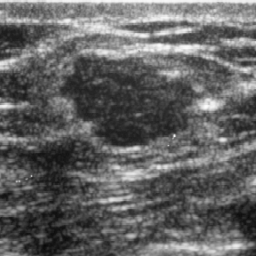
#> input picture images/mama07ORI.bmp, 256 x 256 px
$ python examples.py
#> lines starting #> are read from the running program, lines starting #| are printed output that depends on the picture; after the words box and inside, x2 and y2 are one past the last pixel; in counts of white or black regions, pixels touching at a corner belong together
### morphsnakes.py
# -*- coding: utf-8 -*-

"""
====================
Morphological Snakes
====================

*Morphological Snakes* [1]_ are a family of methods for image segmentation.
Their behavior is similar to that of active contours (for example, *Geodesic
Active Contours* [2]_ or *Active Contours without Edges* [3]_). However,
*Morphological Snakes* use morphological operators (such as dilation or
erosion) over a binary array instead of solving PDEs over a floating point
array, which is the standard approach for active contours. This makes
*Morphological Snakes* faster and numerically more stable than their
traditional counterpart.

There are two *Morphological Snakes* methods available in this implementation:
*Morphological Geodesic Active Contours* (**MorphGAC**, implemented in the
function ``morphological_geodesic_active_contour``) and *Morphological Active
Contours without Edges* (**MorphACWE**, implemented in the function
``morphological_chan_vese``).

**MorphGAC** is suitable for images with visible contours, even when these
contours might be noisy, cluttered, or partially unclear. It requires, however,
that the image is preprocessed to highlight the contours. This can be done
using the function ``inverse_gaussian_gradient``, although the user might want
to define their own version. The quality of the **MorphGAC** segmentation
depends greatly on this preprocessing step.

On the contrary, **MorphACWE** works well when the pixel values of the inside
and the outside regions of the object to segment have different averages.
Unlike **MorphGAC**, **MorphACWE** does not require that the contours of the
object are well defined, and it works over the original image without any
preceding processing. This makes **MorphACWE** easier to use and tune than
**MorphGAC**.

References
----------

.. [1] A Morphological Approach to Curvature-based Evolution of Curves and
       Surfaces, Pablo Márquez-Neila, Luis Baumela and Luis Álvarez. In IEEE
       Transactions on Pattern Analysis and Machine Intelligence (PAMI),
       2014, DOI 10.1109/TPAMI.2013.106
.. [2] Geodesic Active Contours, Vicent Caselles, Ron Kimmel and Guillermo
       Sapiro. In International Journal of Computer Vision (IJCV), 1997,
       DOI:10.1023/A:1007979827043
.. [3] Active Contours without Edges, Tony Chan and Luminita Vese. In IEEE
       Transactions on Image Processing, 2001, DOI:10.1109/83.902291

"""
__author__ = "P. Márquez Neila <p.mneila@upm.es>"


from itertools import cycle

import numpy as np
from scipy import ndimage as ndi

__all__ = [
    'morphological_chan_vese',
    'morphological_geodesic_active_contour',
    'inverse_gaussian_gradient',
    'circle_level_set',
    'checkerboard_level_set'
]

__version__ = (2, 1, 1)


class _fcycle(object):

    def __init__(self, iterable):
        """Call functions from the iterable each time it is called."""
        self.funcs = cycle(iterable)

    def __call__(self, *args, **kwargs):
        f = next(self.funcs)
        return f(*args, **kwargs)


# SI and IS operators for 2D and 3D.
_P2 = [np.eye(3),
       np.array([[0, 1, 0]] * 3),
       np.flipud(np.eye(3)),
       np.rot90([[0, 1, 0]] * 3)]
_P3 = [np.zeros((3, 3, 3)) for i in range(9)]

_P3[0][:, :, 1] = 1
_P3[1][:, 1, :] = 1
_P3[2][1, :, :] = 1
_P3[3][:, [0, 1, 2], [0, 1, 2]] = 1
_P3[4][:, [0, 1, 2], [2, 1, 0]] = 1
_P3[5][[0, 1, 2], :, [0, 1, 2]] = 1
_P3[6][[0, 1, 2], :, [2, 1, 0]] = 1
_P3[7][[0, 1, 2], [0, 1, 2], :] = 1
_P3[8][[0, 1, 2], [2, 1, 0], :] = 1


def sup_inf(u):
    """SI operator."""

    if np.ndim(u) == 2:
        P = _P2
    elif np.ndim(u) == 3:
        P = _P3
    else:
        raise ValueError("u has an invalid number of dimensions "
                         "(should be 2 or 3)")

    erosions = []
    for P_i in P:
        erosions.append(ndi.binary_erosion(u, P_i))

    return np.array(erosions, dtype=np.int8).max(0)


def inf_sup(u):
    """IS operator."""

    if np.ndim(u) == 2:
        P = _P2
    elif np.ndim(u) == 3:
        P = _P3
    else:
        raise ValueError("u has an invalid number of dimensions "
                         "(should be 2 or 3)")

    dilations = []
    for P_i in P:
        dilations.append(ndi.binary_dilation(u, P_i))

    return np.array(dilations, dtype=np.int8).min(0)


_curvop = _fcycle([lambda u: sup_inf(inf_sup(u)),   # SIoIS
                   lambda u: inf_sup(sup_inf(u))])  # ISoSI


def _check_input(image, init_level_set):
    """Check that shapes of `image` and `init_level_set` match."""
    if image.ndim not in [2, 3]:
        raise ValueError("`image` must be a 2 or 3-dimensional array.")

    if len(image.shape) != len(init_level_set.shape):
        raise ValueError("The dimensions of the initial level set do not "
                         "match the dimensions of the image.")


def _init_level_set(init_level_set, image_shape):
    """Auxiliary function for initializing level sets with a string.

    If `init_level_set` is not a string, it is returned as is.
    """
    if isinstance(init_level_set, str):
        if init_level_set == 'checkerboard':
            res = checkerboard_level_set(image_shape)
        elif init_level_set == 'circle':
            res = circle_level_set(image_shape)
        elif init_level_set == 'ellipsoid':
            res = ellipsoid_level_set(image_shape)
        else:
            raise ValueError("`init_level_set` not in "
                             "['checkerboard', 'circle', 'ellipsoid']")
    else:
        res = init_level_set
    return res


def circle_level_set(image_shape, center=None, radius=None):
    """Create a circle level set with binary values.

    Parameters
    ----------
    image_shape : tuple of positive integers
        Shape of the image
    center : tuple of positive integers, optional
        Coordinates of the center of the circle given in (row, column). If not
        given, it defaults to the center of the image.
    radius : float, optional
        Radius of the circle. If not given, it is set to the 75% of the
        smallest image dimension.

    Returns
    -------
    out : array with shape `image_shape`
        Binary level set of the circle with the given `radius` and `center`.

    See also
    --------
    ellipsoid_level_set
    checkerboard_level_set
    """

    if center is None:
        center = tuple(i // 2 for i in image_shape)

    if radius is None:
        radius = min(image_shape) * 3.0 / 8.0

    grid = np.mgrid[[slice(i) for i in image_shape]]
    grid = (grid.T - center).T
    phi = radius - np.sqrt(np.sum((grid)**2, 0))
    res = np.int8(phi > 0)
    return res


# [85 lines left out: functions ellipsoid_level_set, checkerboard_level_set, not called in this run]


def inverse_gaussian_gradient(image, alpha=100.0, sigma=5.0):
    """Inverse of gradient magnitude.

    Compute the magnitude of the gradients in the image and then inverts the
    result in the range [0, 1]. Flat areas are assigned values close to 1,
    while areas close to borders are assigned values close to 0.

    This function or a similar one defined by the user should be applied over
    the image as a preprocessing step before calling
    `morphological_geodesic_active_contour`.

    Parameters
    ----------
    image : (M, N) or (L, M, N) array
        Grayscale image or volume.
    alpha : float, optional
        Controls the steepness of the inversion. A larger value will make the
        transition between the flat areas and border areas steeper in the
        resulting array.
    sigma : float, optional
        Standard deviation of the Gaussian filter applied over the image.

    Returns
    -------
    gimage : (M, N) or (L, M, N) array
        Preprocessed image (or volume) suitable for
        `morphological_geodesic_active_contour`.
    """
    gradnorm = ndi.gaussian_gradient_magnitude(image, sigma, mode='nearest')
    return 1.0 / np.sqrt(1.0 + alpha * gradnorm)


# [102 lines left out: function morphological_chan_vese, not called in this run]


def morphological_geodesic_active_contour(gimage, iterations,
                                          init_level_set='circle', smoothing=1,
                                          threshold='auto', balloon=0,
                                          iter_callback=lambda x: None):
    """Morphological Geodesic Active Contours (MorphGAC).

    Geodesic active contours implemented with morphological operators. It can
    be used to segment objects with visible but noisy, cluttered, broken
    borders.

    Parameters
    ----------
    gimage : (M, N) or (L, M, N) array
        Preprocessed image or volume to be segmented. This is very rarely the
        original image. Instead, this is usually a preprocessed version of the
        original image that enhances and highlights the borders (or other
        structures) of the object to segment.
        `morphological_geodesic_active_contour` will try to stop the contour
        evolution in areas where `gimage` is small. See
        `morphsnakes.inverse_gaussian_gradient` as an example function to
        perform this preprocessing. Note that the quality of
        `morphological_geodesic_active_contour` might greatly depend on this
        preprocessing.
    iterations : uint
        Number of iterations to run.
    init_level_set : str, (M, N) array, or (L, M, N) array
        Initial level set. If an array is given, it will be binarized and used
        as the initial level set. If a string is given, it defines the method
        to generate a reasonable initial level set with the shape of the
        `image`. Accepted values are 'checkerboard' and 'circle'. See the
        documentation of `checkerboard_level_set` and `circle_level_set`
        respectively for details about how these level sets are created.
    smoothing : uint, optional
        Number of times the smoothing operator is applied per iteration.
        Reasonable values are around 1-4. Larger values lead to smoother
        segmentations.
    threshold : float, optional
        Areas of the image with a value smaller than this threshold will be
        considered borders. The evolution of the contour will stop in this
        areas.
    balloon : float, optional
        Balloon force to guide the contour in non-informative areas of the
        image, i.e., areas where the gradient of the image is too small to push
        the contour towards a border. A negative value will shrink the contour,
        while a positive value will expand the contour in these areas. Setting
        this to zero will disable the balloon force.
    iter_callback : function, optional
        If given, this function is called once per iteration with the current
        level set as the only argument. This is useful for debugging or for
        plotting intermediate results during the evolution.

    Returns
    -------
    out : (M, N) or (L, M, N) array
        Final segmentation (i.e., the final level set)

    See also
    --------
    inverse_gaussian_gradient, circle_level_set, checkerboard_level_set

    Notes
    -----

    This is a version of the Geodesic Active Contours (GAC) algorithm that uses
    morphological operators instead of solving partial differential equations
    (PDEs) for the evolution of the contour. The set of morphological operators
    used in this algorithm are proved to be infinitesimally equivalent to the
    GAC PDEs (see [1]_). However, morphological operators are do not suffer
    from the numerical stability issues typically found in PDEs (e.g., it is
    not necessary to find the right time step for the evolution), and are
    computationally faster.

    The algorithm and its theoretical derivation are described in [1]_.

    References
    ----------
    .. [1] A Morphological Approach to Curvature-based Evolution of Curves and
           Surfaces, Pablo Márquez-Neila, Luis Baumela, Luis Álvarez. In IEEE
           Transactions on Pattern Analysis and Machine Intelligence (PAMI),
           2014, DOI 10.1109/TPAMI.2013.106
    """

    image = gimage
    init_level_set = _init_level_set(init_level_set, image.shape)

    _check_input(image, init_level_set)

    if threshold == 'auto':
        threshold = np.percentile(image, 40)

    structure = np.ones((3,) * len(image.shape), dtype=np.int8)
    dimage = np.gradient(image)
    # threshold_mask = image > threshold
    if balloon != 0:
        threshold_mask_balloon = image > threshold / np.abs(balloon)

    u = np.int8(init_level_set > 0)

    iter_callback(u)

    for _ in range(iterations):

        # Balloon
        if balloon > 0:
            aux = ndi.binary_dilation(u, structure)
        elif balloon < 0:
            aux = ndi.binary_erosion(u, structure)
        if balloon != 0:
            u[threshold_mask_balloon] = aux[threshold_mask_balloon]

        # Image attachment
        aux = np.zeros_like(image)
        du = np.gradient(u)
        for el1, el2 in zip(dimage, du):
            aux += el1 * el2
        u[aux > 0] = 1
        u[aux < 0] = 0

        # Smoothing
        for _ in range(smoothing):
            u = _curvop(u)

        iter_callback(u)

    return u

### examples.py

import os
import logging

import numpy as np
from imageio import imread
import matplotlib
from matplotlib import pyplot as plt

import morphsnakes as ms

# in case you are running on machine without display, e.g. server
if os.environ.get('DISPLAY', '') == '':
    logging.warning('No display found. Using non-interactive Agg backend.')
    matplotlib.use('Agg')

PATH_IMG_NODULE = 'images/mama07ORI.bmp'
PATH_IMG_STARFISH = 'images/seastar2.png'
PATH_IMG_LAKES = 'images/lakes3.jpg'
PATH_IMG_CAMERA = 'images/camera.png'
PATH_IMG_COINS = 'images/coins.png'
PATH_ARRAY_CONFOCAL = 'images/confocal.npy'


def visual_callback_2d(background, fig=None):
    """
    Returns a callback than can be passed as the argument `iter_callback`
    of `morphological_geodesic_active_contour` and
    `morphological_chan_vese` for visualizing the evolution
    of the levelsets. Only works for 2D images.

    Parameters
    ----------
    background : (M, N) array
        Image to be plotted as the background of the visual evolution.
    fig : matplotlib.figure.Figure
        Figure where results will be drawn. If not given, a new figure
        will be created.

    Returns
    -------
    callback : Python function
        A function that receives a levelset and updates the current plot
        accordingly. This can be passed as the `iter_callback` argument of
        `morphological_geodesic_active_contour` and
        `morphological_chan_vese`.

    """

    # Prepare the visual environment.
    if fig is None:
        fig = plt.figure()
    fig.clf()
    ax1 = fig.add_subplot(1, 2, 1)
    ax1.imshow(background, cmap=plt.cm.gray)

    ax2 = fig.add_subplot(1, 2, 2)
    ax_u = ax2.imshow(np.zeros_like(background), vmin=0, vmax=1)
    plt.pause(0.001)

    def callback(levelset):

        if ax1.collections:
            del ax1.collections[0]
        ax1.contour(levelset, [0.5], colors='r')
        ax_u.set_data(levelset)
        fig.canvas.draw()
        plt.pause(0.001)

    return callback


# [57 lines left out: function visual_callback_3d, not called in this run]


def rgb2gray(img):
    """Convert a RGB image to gray scale."""
    return 0.2989 * img[..., 0] + 0.587 * img[..., 1] + 0.114 * img[..., 2]


def example_nodule():
    logging.info('Running: example_nodule (MorphGAC)...')

    # Load the image.
    img = imread(PATH_IMG_NODULE)[..., 0] / 255.0
#> img: shape (256, 256) float64; min 0.0314, max 0.988, mean 0.387

    # g(I)
    gimg = ms.inverse_gaussian_gradient(img, alpha=1000, sigma=5.48)
#> in inverse_gaussian_gradient, `gradnorm = ndi.gaussian_gradient_magnitude(image, sigma, mode='nearest')`:
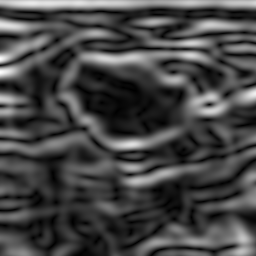
#> gradnorm: shape (256, 256) float64; min 4.79e-06, max 0.036, mean 0.0099; drawn with min black and max white
#> in inverse_gaussian_gradient, `return 1.0 / np.sqrt(1.0 + alpha * gradnorm)`:
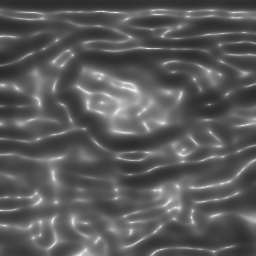
#> returned value: shape (256, 256) float64; min 0.164, max 0.998, mean 0.353

    # Initialization of the level-set.
    init_ls = ms.circle_level_set(img.shape, (100, 126), 20)

    # Callback for visual plotting
    callback = visual_callback_2d(img)
#> in visual_callback_2d, `plt.pause(0.001)`:
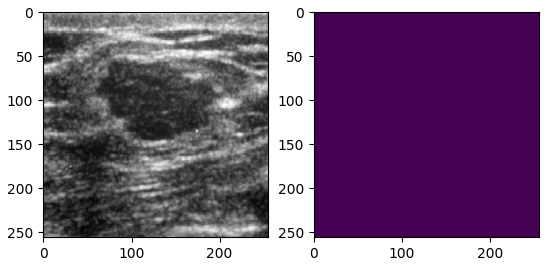
#> figure drawn by matplotlib, 2 panels

    # MorphGAC.
    ms.morphological_geodesic_active_contour(gimg, iterations=45,
                                             init_level_set=init_ls,
                                             smoothing=1, threshold=0.31,
                                             balloon=1, iter_callback=callback)
#> in _init_level_set, `res = init_level_set`:
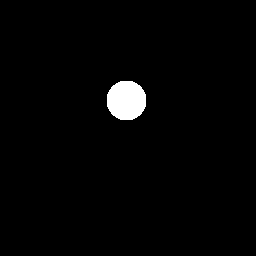
#> res: shape (256, 256) int8; values 0 (black) and 1 (white), 1.9% white; 1 white region, box (x1, y1, x2, y2) and area: (107, 81, 146, 120) 1245
#> in morphological_geodesic_active_contour, `dimage = np.gradient(image)`: dimage = 2 items
#> in morphological_geodesic_active_contour, `threshold_mask_balloon = image > threshold / np.abs(balloon)`:
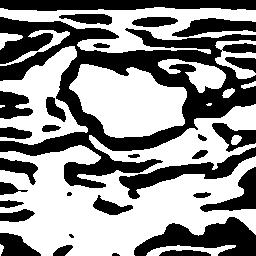
#> threshold_mask_balloon: shape (256, 256) bool; 56.3% white; 30 black regions (3 under 20 px), largest, box (x1, y1, x2, y2) and area: (0, 17, 256, 188) 14321, (134, 217, 256, 256) 2537, (0, 0, 256, 11) 2396
#> after the loop in morphological_geodesic_active_contour, `for _ in range(iterations):`:
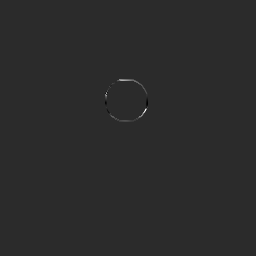
#> aux: shape (256, 256) float64; min -0.0178, max 0.0856, mean 4.6e-05; drawn with min black and max white
#> after the loop in morphological_geodesic_active_contour, `for _ in range(iterations):`:
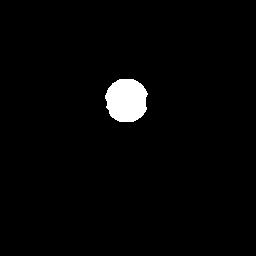
#> u: shape (256, 256) int8; values 0 (black) and 1 (white), 2.2% white; 1 white region, box (x1, y1, x2, y2) and area: (105, 79, 148, 122) 1474


# [104 lines left out: functions example_starfish, example_coins, example_lakes, example_camera, example_confocal3d, not called in this run]


if __name__ == '__main__':
    logging.basicConfig(level=logging.DEBUG)
#> (the run stopped early here; a loop or call above may not have finished)
